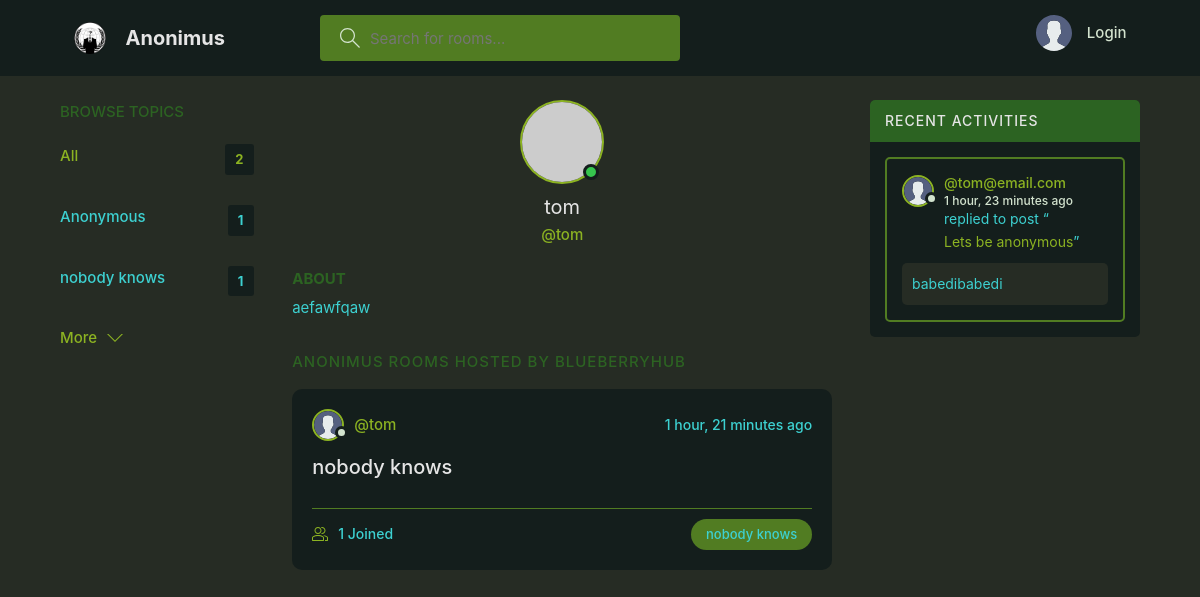
Screenshot of /profile/3/ with the database file from the repository.
### baseapp/models.py (models this page shows, shortened)
class Topic(models.Model):
    name = models.CharField(max_length=200)

class User(AbstractUser):
    name = models.CharField(max_length=200, null=True)
    email = models.EmailField(unique=True, null=True)
    bio = models.TextField(null=True)
    avatar = models.ImageField(null=True, default="avatar.svg")
    USERNAME_FIELD = 'email'
    REQUIRED_FIELDS = []

class Room(models.Model):
    host = models.ForeignKey(User, on_delete=models.SET_NULL, null=True)
    topic = models.ForeignKey(Topic, on_delete=models.SET_NULL, null=True)
    name = models.CharField(max_length=200)
    description = models.TextField(null=True, blank=True)
    participants = models.ManyToManyField(User, related_name='participants', blank=True)
    updated = models.DateTimeField(auto_now=True)
    created = models.DateTimeField(auto_now_add=True)
    class Meta:
        ordering = ['-updated', '-created']
    def __str__(self):
        return self.name

class Message(models.Model):
    user = models.ForeignKey(User, on_delete=models.CASCADE)
    room = models.ForeignKey(Room, on_delete=models.CASCADE)
    body = models.TextField()
    updated = models.DateTimeField(auto_now=True)
    created = models.DateTimeField(auto_now_add=True)
    class Meta:
        ordering = ['-updated', '-created']

### baseapp/views.py (the view)
# urls.py: path('profile/<str:pk>/', views.userProfile, name="user-profile"),
def userProfile(request, pk):
    user= User.objects.get(id=pk)
    rooms = user.room_set.all()
    room_messages = user.message_set.all()
    topics = Topic.objects.all()
    context= {'user': user, 'rooms':rooms,
                'room_messages': room_messages, 'topics': topics}
    return render(request, 'baseapp/profile.html', context)

### baseapp/templates/baseapp/profile.html (shortened to what this page needs)
{% extends 'main.html' %}
{% block content %}
  <main class="profile-page layout layout--3">
    <div class="container">
      {% include 'baseapp/topics_component.html' %}
      <div class="roomList">
        <div class="profile">
          <div class="profile__avatar">
            <div class="avatar avatar--large active">
              <img src="https://randomuser.me/api/portraits/lego/1.jpg" />
            </div>
          </div>
          <div class="profile__info">
            <h3>{{user.username}}</h3>
            <p>@{{user.username}}</p>
          </div>
          <div class="profile__about">
            <h3>About</h3>
            <p>
              {{user.bio}}
            </p>
          </div>
        </div>
        <div class="roomList__header">
          <div>
            <h2>Anonimus Rooms Hosted by blueberryhub</a>
            </h2>
          </div>
        </div>
        {% include 'baseapp/feed_component.html' %}
      </div>
      {% include 'baseapp/activity_component.html' %}
    </div>
  </main>
{% endblock content %}

### templates/main.html (shortened to what this page needs)
<!DOCTYPE html>
{% load static %}
<html lang="en">
  <head>
    <link rel="stylesheet" href="{% static 'styles/style.css' %}" />
  </head>
  <body>
    {% include 'navbar.html' %}
    {% block content %}
    {% endblock %}
  </body>
</html>

### templates/navbar.html (shortened to what this page needs)
{% load static %}
<header class="header header--loggedIn">
    <div class="container">
      <a href="{% url 'home' %}" class="header__logo">
        <img src="{% static 'images/anonymous.png' %}" />
        <h1>Anonimus</h1>
      </a>
      <form class="header__search" method="GET" action="{% url 'home' %}">
        <label>
          <input name="q" placeholder="Search for rooms..." />
        </label>
      </form>
      <nav class="header__menu">
        {% if request.user.is_authenticated %}
        <div class="header__user">
          <a href="{% url 'update-user' %}">
            <div class="avatar avatar--medium active">
              <img src="{{request.user.avatar.url}}" />
            </div>
            <p>{{request.user.username}} <span>@{{request.user.username}}</span></p>
          </a>
          <button class="dropdown-button">
            <svg version="1.1" xmlns="http://www.w3.org/2000/svg" width="32" height="32" viewBox="0 0 32 32">
              <title>chevron-down</title>
              <path d="M16 21l-13-13h-3l16 16 16-16h-3l-13 13z"></path>
            </svg>
          </button>
        </div>
        {% else %}
        <a href="{% url 'login' %}">
          <img src="{% static 'images/avatar.svg' %}" />
          <p>Login</p>
        </a>
        {% endif %}
      </nav>
    </div>
  </header>

### baseapp/templates/baseapp/topics_component.html
<div class="topics">
    <div class="topics__header">
      <h2>Browse Topics</h2>
    </div>
    <ul class="topics__list">
      <li>
        <a href="{% url 'home' %}" class="active">All <span>{{topics.count}}</span></a>
      </li>
      {% for topic in topics %}
      <li>
        <a href="{% url 'home' %}?q={{topic.name}}">{{topic.name}} <span>{{topic.room_set.all.count}}</span></a>
      </li>
      {% endfor %}
    </ul>
    <a class="btn btn--link" href="{% url 'topics' %}">
      More
      <svg version="1.1" xmlns="http://www.w3.org/2000/svg" width="32" height="32" viewBox="0 0 32 32">
        <title>chevron-down</title>
        <path d="M16 21l-13-13h-3l16 16 16-16h-3l-13 13z"></path>
      </svg>
    </a>
  </div>

### baseapp/templates/baseapp/feed_component.html (shortened to what this page needs)
{% for room in rooms %}
<div class="roomListRoom">
    <div class="roomListRoom__header">
      <a href="{% url 'user-profile' room.host.id %}" class="roomListRoom__author">
        <div class="avatar avatar--small">
          <img src="{{room.host.avatar.url}}" />
        </div>
        <span>@{{room.host.username}}</span>
      </a>
      <div class="roomListRoom__actions">
        <span>{{room.created|timesince}} ago</span>
      </div>
    </div>
    <div class="roomListRoom__content">
      <a href="{% url 'room' room.id %}">{{room.name}}</a>
    </div>
    <div class="roomListRoom__meta">
      <a href="{% url 'room' room.id %}" class="roomListRoom__joined">
        {{room.participants.all.count}} Joined
      </a>
      <p class="roomListRoom__topic">{{room.topic.name}}</p>
    </div>
  </div>
  {% endfor %}

### baseapp/templates/baseapp/activity_component.html (shortened to what this page needs)
<div class="activities">
    <div class="activities__header">
      <h2>Recent Activities</h2>
    </div>
    {% for message in room_messages %}
    <div class="activities__box">
      <div class="activities__boxHeader roomListRoom__header">
        <a href="{% url 'user-profile' message.user.id %}" class="roomListRoom__author">
          <div class="avatar avatar--small">
            <img src="{{message.user.avatar.url}}" />
          </div>
          <p>
            @{{message.user}}
            <span>{{message.created|timesince}} ago</span>
          </p>
        </a>
      </div>
      <div class="activities__boxContent">
        <p>replied to post “<a href="{% url 'room' message.room.id %}">{{message.room}}</a>”</p>
        <div class="activities__boxRoomContent">
          {{message.body}}
        </div>
      </div>
    </div>
    {% endfor %}
  </div>

### rows the page displays
Topic: name "Anonymous", room_set.all.count "1"
Topic: name "nobody knows", room_set.all.count "1"
User: username "tom", bio "aefawfqaw"
Room: host.avatar (placeholder picture), host.username "tom", created "1 hour, 21 minutes", name "nobody knows", participants.all.count "1", topic.name "nobody knows"
Message: user.avatar (placeholder picture), user "tom@email.com", created "1 hour, 23 minutes", room "Lets be anonymous", body "babedibabedi"

### other values shown
{{ topics.count }} "2"
